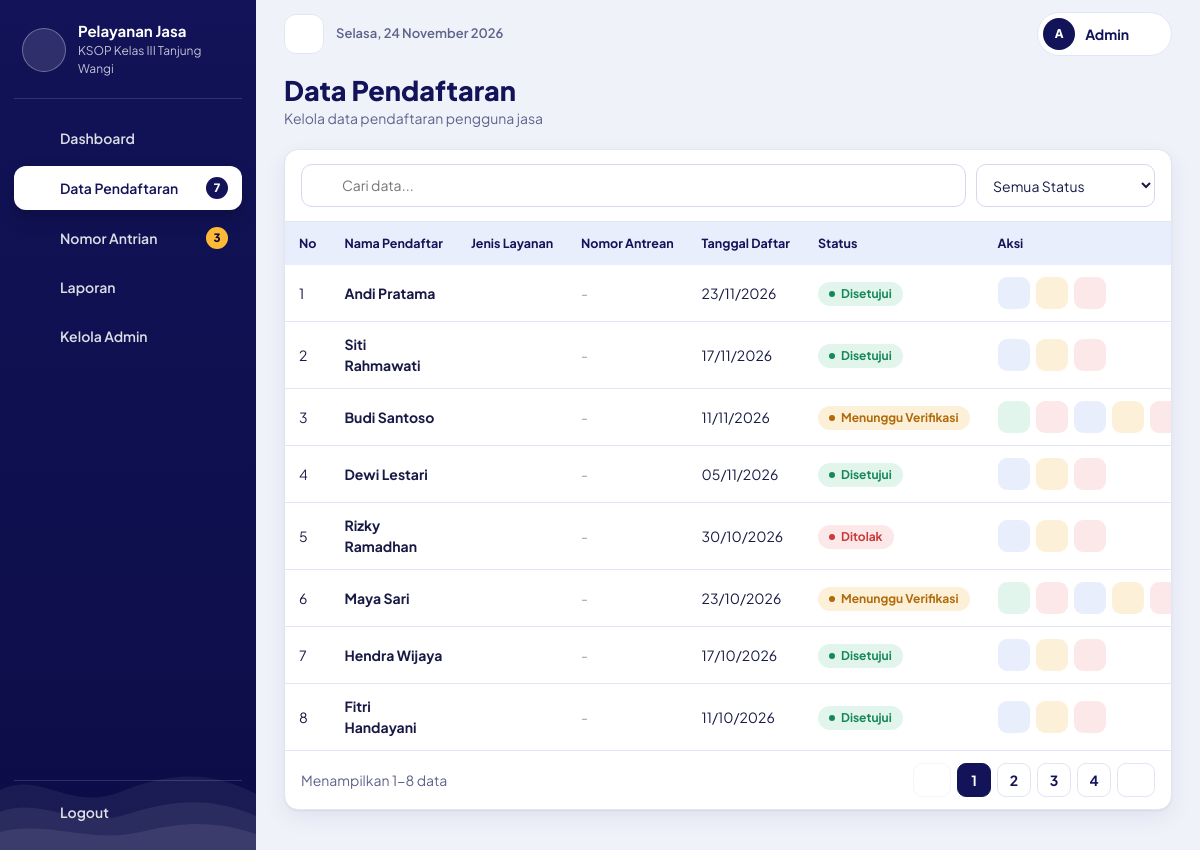
Page /pendaftaran.php (signed in) on the committed database.
### tables this page shows
CREATE TABLE pendaftaran (
  id INT AUTO_INCREMENT PRIMARY KEY,
  nama VARCHAR(100) NOT NULL,
  perusahaan VARCHAR(100) NOT NULL,
  email VARCHAR(100),
  telepon VARCHAR(30),
  tanggal DATE NOT NULL,
  status VARCHAR(30) NOT NULL DEFAULT 'Menunggu Verifikasi',
  catatan TEXT
);

### pendaftaran.php (the view, shortened to what this page needs)
<?php
include 'config/koneksi.php';
include 'includes/fungsi.php';
$admin_login = cek_login($koneksi);
$daftar_status = array('Menunggu Verifikasi', 'Disetujui', 'Ditolak');
$kondisi = "1=1";
$total = hitung(
    $koneksi,
    "SELECT COUNT(*) AS jumlah FROM pendaftaran WHERE $kondisi"
);
$halaman = halaman_sekarang($total);
$mulai   = ($halaman - 1) * PER_HALAMAN;
$data = ambil_semua(
    $koneksi,
    "SELECT * FROM pendaftaran
    WHERE $kondisi
    ORDER BY tanggal DESC, id DESC
    LIMIT $mulai, " . PER_HALAMAN
);
$menu_aktif    = 'pendaftaran';
$css_tambahan  = array('pendaftaran.css');
include 'includes/header.php';
?>
<div class="phead">
    <div>
        <h1>Data Pendaftaran</h1>
        <p>Kelola data pendaftaran pengguna jasa</p>
    </div>
</div>
<section class="card tcard">
    <?= kotak_pencarian($daftar_status) ?>
    <div class="tw">
        <table>
            <thead>
                <tr>
                    <th>No</th>
                    <th>Nama Pendaftar</th>
                    <th>Jenis Layanan</th>
                    <th>Nomor Antrean</th>
                    <th>Tanggal Daftar</th>
                    <th>Status</th>
                    <th>Aksi</th>
                </tr>
            </thead>
            <tbody>
            <?php
            $no = $mulai + 1;
            foreach ($data as $r) {
            ?>
                <tr>
                    <td><?= $no++ ?></td>
                    <td>
                        <b><?= e($r['nama']) ?></b>
                    </td>
                    <td>
                    </td>
                    <td>
                        <?php if (!empty($r['Nomor_Antrian'])) { ?>
                            <b><?= e($r['Nomor_Antrian']) ?></b>
                        <?php } else { ?>
                            <span style="color:#999;">-</span>
                        <?php } ?>
                    </td>
                    <td>
                        <?= tgl($r['tanggal']) ?>
                    </td>
                    <td>
                        <?= pill($r['status']) ?>
                    </td>
                    <td>
                        <div class="acts">
                            <?php if ($r['status'] == 'Menunggu Verifikasi') { ?>
                                <?= tombol_status(
                                    $r['id'],
                                    'Disetujui',
                                    'ok',
                                    'Setujui',
                                    'check'
                                ) ?>
                                <?= tombol_status(
                                    $r['id'],
                                    'Ditolak',
                                    'no',
                                    'Tolak',
                                    'x'
                                ) ?>
                            <?php } ?>
                            <?= tombol_lihat($r, 'lihatPendaftaran') ?>
                            <?= tombol_ubah($r, 'ubahPendaftaran') ?>
                            <?= tombol_hapus(
                                'pendaftaran.php',
                                $r['id'],
                                $r['nama']
                            ) ?>
                        </div>
                    </td>
                </tr>
            <?php } ?>
            </tbody>
        </table>
    </div>
    <?= buat_paging($total, $halaman, count($data)) ?>
</section>
<?php include 'includes/footer.php'; ?>

### includes/header.php (shortened to what this page needs)
<?php
require_once __DIR__ . '/../config/koneksi.php';
$admin_login = $admin_login ?? [
    'nama' => 'Admin',
    'peran' => 'Administrator',
    'email' => '',
    'username' => 'admin'
];
$daftar_menu = array(
    array('dashboard.php',  'Dashboard',        'home',   'dashboard'),
    array('pendaftaran.php', 'Data Pendaftaran', 'users',  'pendaftaran'),
    array('antrean.php',    'Nomor Antrian',    'ticket', 'antrean'),
    array('laporan.php',    'Laporan',          'chart',  'laporan'),
    array('admin.php',      'Kelola Admin',     'shield', 'admin')
);
$badge = array();
$badge['pendaftaran'] = hitung($koneksi, "SELECT COUNT(*) AS jumlah FROM pendaftaran WHERE status = 'Menunggu Verifikasi'");
$badge['antrean']     = hitung($koneksi, "SELECT COUNT(*) AS jumlah FROM antrean WHERE status = 'Menunggu'");
$nama_admin = $admin_login['nama'] ?? 'Admin';
$inisial = '';
$kata_nama = explode(' ', $nama_admin);
foreach ($kata_nama as $kata) {
    if ($kata != '' && strlen($inisial) < 2) {
        $inisial .= strtoupper(substr($kata, 0, 1));
    }
}
$css_tambahan = $css_tambahan ?? [];
?>
<!doctype html>
<html lang="id">
<head>
<link rel="stylesheet" href="css/style.css">
<?php foreach ($css_tambahan as $file_css) { ?>
<link rel="stylesheet" href="css/<?= $file_css ?>">
<?php } ?>
</head>
<body>
<div class="app" id="app">
    <aside class="sidebar">
        <div class="brand">
            <span class="logo"><?= ikon('anchor') ?></span>
            <div class="brand-t"><b>Pelayanan Jasa</b><small>KSOP Kelas III Tanjung Wangi</small></div>
        </div>
        <nav class="nav" aria-label="Menu utama">
            <?php foreach ($daftar_menu as $menu) { ?>
                <a class="nl<?= ($menu[3] == $menu_aktif) ? ' active' : '' ?>" href="<?= $menu[0] ?>" title="<?= $menu[1] ?>">
                    <?= ikon($menu[2]) ?>
                    <span class="lbl"><?= $menu[1] ?></span>
                    <?php if (isset($badge[$menu[3]]) && $badge[$menu[3]] > 0) { ?>
                        <span class="bdg" title="Perlu ditindaklanjuti"><?= $badge[$menu[3]] ?></span>
                    <?php } ?>
                </a>
            <?php } ?>
        </nav>
        <div class="sb-foot">
            <a class="nl out" href="logout.php" title="Keluar"><?= ikon('logout') ?><span class="lbl">Logout</span></a>
        </div>
    </aside>
    <div class="main" id="main">
        <header class="topbar">
            <button type="button" class="icon-btn" onclick="ubahSidebar()" aria-label="Buka atau tutup menu"><?= ikon('menu') ?></button>
            <span class="tdate"><?= tanggal_panjang() ?></span>
            <div class="tright">
                <div class="pf">
                    <button type="button" class="pf-btn" id="tombol-profil-menu" onclick="ubahMenuProfil()" aria-haspopup="true" aria-expanded="false">
                        <span class="av"><?= e($inisial) ?></span>
                        <span class="pn"><?= e($admin_login['nama']) ?></span>
                        <?= ikon('down') ?>
                    </button>
                </div>
            </div>
        </header>
        <main class="content">

### includes/fungsi.php (shortened to what this page needs)
<?php
function e($teks)
{
    return htmlspecialchars((string)$teks, ENT_QUOTES, 'UTF-8');
}
function ambil_semua($koneksi, $sql)
{
    $hasil = mysqli_query($koneksi, $sql);
    $data = array();
    while ($baris = mysqli_fetch_assoc($hasil)) {
        $data[] = $baris;
    }
    return $data;
}
function ambil_satu($koneksi, $sql)
{
    $hasil = mysqli_query($koneksi, $sql);
    return mysqli_fetch_assoc($hasil);
}
function hitung($koneksi, $sql)
{
    $baris = ambil_satu($koneksi, $sql);
    return (int)$baris['jumlah'];
}
function cek_login($koneksi)
{
    $id = (int)$_SESSION['admin_id'];
    $admin = ambil_satu($koneksi, "SELECT * FROM admin WHERE id = $id AND status = 'Aktif'");
    return $admin;
}
function tgl($tanggal)
{
    return date('d/m/Y', strtotime($tanggal));
}
function tanggal_panjang()
{
    $hari  = array('Minggu', 'Senin', 'Selasa', 'Rabu', 'Kamis', 'Jumat', 'Sabtu');
    $bulan = array('Januari', 'Februari', 'Maret', 'April', 'Mei', 'Juni', 'Juli', 'Agustus', 'September', 'Oktober', 'November', 'Desember');
    return $hari[date('w')] . ', ' . date('j') . ' ' . $bulan[date('n') - 1] . ' ' . date('Y');
}
function pill($status)
{
    $kelas = strtolower(str_replace(' ', '-', $status));
    return '<span class="pill p-' . $kelas . '">' . e($status) . '</span>';
}
function halaman_sekarang($total)
{
    $hal = isset($_GET['hal']) ? (int)$_GET['hal'] : 1;
    $jumlah_halaman = max(1, ceil($total / PER_HALAMAN));
    return $hal;
}
function link_halaman($nomor)
{
    $param = $_GET;
    $param['hal'] = $nomor;
    return '?' . http_build_query($param);
}
function buat_paging($total, $halaman, $jumlah_di_halaman)
{
    $jumlah_halaman = max(1, ceil($total / PER_HALAMAN));
    if ($total > 0) {
      $teks = 'Menampilkan 1-8 data';
    } else {
        $teks = 'Tidak ada data';
    }
    $awal  = max(1, $halaman - 2);
    $akhir = min($jumlah_halaman, $awal + 4);
    $awal  = max(1, $akhir - 4);
    $html  = '<div class="tfoot"><span class="muted">' . $teks . '</span><div class="pager">';
    if ($halaman <= 1) {
        $html .= '<a class="mati" aria-label="Sebelumnya">' . ikon('left') . '</a>';
    } else {
        $html .= '<a href="' . e(link_halaman($halaman - 1)) . '" aria-label="Sebelumnya">' . ikon('left') . '</a>';
    }
    for ($p = $awal; $p <= $akhir; $p++) {
        $kelas = ($p == $halaman) ? 'cur' : '';
        $html .= '<a class="' . $kelas . '" href="' . e(link_halaman($p)) . '">' . $p . '</a>';
    }
    if ($halaman >= $jumlah_halaman) {
        $html .= '<a class="mati" aria-label="Berikutnya">' . ikon('right') . '</a>';
    } else {
        $html .= '<a href="' . e(link_halaman($halaman + 1)) . '" aria-label="Berikutnya">' . ikon('right') . '</a>';
    }
    $html .= '</div></div>';
    return $html;
}
function ikon($nama)
{
    $daftar = array(
        'home'   => '<path d="M3 11l9-8 9 8"/><path d="M5 10v10h14V10"/><path d="M10 20v-6h4v6"/>',
        'users'  => '<circle cx="9" cy="8" r="3.5"/><path d="M2.5 20c0-3.6 2.9-6 6.5-6s6.5 2.4 6.5 6"/><circle cx="17" cy="9" r="2.5"/><path d="M17 14c2.8 0 4.5 1.8 4.5 4.5"/>',
        'file'   => '<path d="M14 3H7a2 2 0 0 0-2 2v14a2 2 0 0 0 2 2h10a2 2 0 0 0 2-2V8z"/><path d="M14 3v5h5"/><path d="M9 13h6M9 17h6"/>',
        'ticket' => '<path d="M3 9a2 2 0 0 0 0 6v3h18v-3a2 2 0 0 1 0-6V6H3z"/><path d="M13 6v12" stroke-dasharray="2 2"/>',
        'chart'  => '<path d="M5 20v-8M12 20V5M19 20v-12"/>',
        'logout' => '<path d="M9 21H5a2 2 0 0 1-2-2V5a2 2 0 0 1 2-2h4"/><path d="M16 17l5-5-5-5M21 12H9"/>',
        'menu'   => '<path d="M4 6h16M4 12h16M4 18h16"/>',
        'plus'   => '<path d="M12 5v14M5 12h14"/>',
        'search' => '<circle cx="11" cy="11" r="7"/><path d="M21 21l-4.3-4.3"/>',
        'eye'    => '<path d="M2 12s3.6-7 10-7 10 7 10 7-3.6 7-10 7S2 12 2 12z"/><circle cx="12" cy="12" r="3"/>',
        'edit'   => '<path d="M12 20h9"/><path d="M16.5 3.5a2.1 2.1 0 0 1 3 3L7 19l-4 1 1-4z"/>',
        'trash'  => '<path d="M3 6h18"/><path d="M8 6V4h8v2"/><path d="M19 6l-1 14H6L5 6"/><path d="M10 11v6M14 11v6"/>',
        'check'  => '<circle cx="12" cy="12" r="10"/><path d="M8 12l3 3 5-6"/>',
        'x'      => '<circle cx="12" cy="12" r="10"/><path d="M15 9l-6 6M9 9l6 6"/>',
        'close'  => '<path d="M6 6l12 12M18 6L6 18"/>',
        'clock'  => '<circle cx="12" cy="12" r="10"/><path d="M12 7v5l3 2"/>',
        'arrow'  => '<path d="M5 12h14M13 6l6 6-6 6"/>',
        'shield' => '<path d="M12 3l8 3v6c0 5-3.5 8-8 9-4.5-1-8-4-8-9V6z"/><path d="M9 12l2 2 4-4"/>',
        'user'   => '<circle cx="12" cy="8" r="4"/><path d="M4 21c0-4 3.6-6 8-6s8 2 8 6"/>',
        'info'   => '<circle cx="12" cy="12" r="10"/><path d="M12 11v6M12 7.5v.5"/>',
        'anchor' => '<circle cx="12" cy="5" r="2.5"/><path d="M12 7.5V21M7 11h10M4 15c0 3.5 3.6 6 8 6s8-2.5 8-6M4 15l2-2M20 15l-2-2"/>',
        'left'   => '<path d="M15 6l-6 6 6 6"/>',
        'right'  => '<path d="M9 6l6 6-6 6"/>',
        'down'   => '<path d="M6 9l6 6 6-6"/>',
        'mega'   => '<path d="M3 11v2a1 1 0 0 0 1 1h3l5 4V6L7 10H4a1 1 0 0 0-1 1z"/><path d="M16 9a4 4 0 0 1 0 6"/>',
        'copy'   => '<rect x="9" y="9" width="12" height="12" rx="2"/><path d="M5 15V5a2 2 0 0 1 2-2h8"/>'
    );
    return '<svg class="ic" viewBox="0 0 24 24" fill="none" stroke="currentColor" stroke-width="2" stroke-linecap="round" stroke-linejoin="round" aria-hidden="true">' . $daftar[$nama] . '</svg>';
}
function tombol_lihat($data, $fungsi_js)
{
    return '<button type="button" class="ab view" title="Lihat" aria-label="Lihat" data-json="' . e(json_encode($data)) . '" onclick="' . $fungsi_js . '(this)">' . ikon('eye') . '</button>';
}
function tombol_ubah($data, $fungsi_js, $tambahan = '')
{
    return '<button type="button" class="ab edit" title="Ubah" aria-label="Ubah" ' . $tambahan . ' data-json="' . e(json_encode($data)) . '" onclick="' . $fungsi_js . '(this)">' . ikon('edit') . '</button>';
}
function tombol_hapus($file, $id, $nama)
{
    return '<button type="button" class="ab del" title="Hapus" aria-label="Hapus" onclick="konfirmasiHapus(\'' . $file . '\', ' . (int)$id . ', ' . e(json_encode($nama)) . ')">' . ikon('trash') . '</button>';
}
function tombol_status($id, $nilai, $kelas, $judul, $nama_ikon)
{
    return '<form method="post" style="display:inline-block; margin:0;">'
        . '<input type="hidden" name="aksi" value="status">'
        . '<input type="hidden" name="id" value="' . (int)$id . '">'
        . '<input type="hidden" name="nilai" value="' . e($nilai) . '">'
        . '<button type="submit" class="ab ' . $kelas . '" title="' . $judul . '" aria-label="' . $judul . '">'
        . ikon($nama_ikon)
        . '</button>'
        . '</form>';
}
function kotak_pencarian($daftar_status, $placeholder = 'Cari data...')
{
    $q = isset($_GET['q']) ? $_GET['q'] : '';
    $status = isset($_GET['status']) ? $_GET['status'] : '';
    $html  = '<form class="toolbar" method="get">';
    $html .= '<label class="search">' . ikon('search') . '<input type="search" name="q" placeholder="' . $placeholder . '" value="' . e($q) . '" aria-label="Cari data"></label>';
    if (count($daftar_status) > 0) {
        $html .= '<select class="sel" name="status" onchange="this.form.submit()" aria-label="Filter status"><option value="">Semua Status</option>';
        foreach ($daftar_status as $s) {
            $pilih = ($status == $s) ? ' selected' : '';
            $html .= '<option' . $pilih . '>' . e($s) . '</option>';
        }
        $html .= '</select>';
    }
    $html .= '</form>';
    return $html;
}

### rows in the picture
pendaftaran: nama "Andi Pratama", tanggal "23/11/2026", status "Disetujui"
pendaftaran: nama "Siti Rahmawati", tanggal "17/11/2026", status "Disetujui"
pendaftaran: nama "Budi Santoso", tanggal "11/11/2026", status "Menunggu Verifikasi"
pendaftaran: nama "Dewi Lestari", tanggal "05/11/2026", status "Disetujui"
pendaftaran: nama "Rizky Ramadhan", tanggal "30/10/2026", status "Ditolak"
pendaftaran: nama "Maya Sari", tanggal "23/10/2026", status "Menunggu Verifikasi"
pendaftaran: nama "Hendra Wijaya", tanggal "17/10/2026", status "Disetujui"
pendaftaran: nama "Fitri Handayani", tanggal "11/10/2026", status "Disetujui"

### other values in the picture
$menu[1] "Dashboard"
$menu[1] "Data Pendaftaran"
$badge[$menu[3]] "7"
$menu[1] "Nomor Antrian"
$badge[$menu[3]] "3"
$menu[1] "Laporan"
$menu[1] "Kelola Admin"
tanggal_panjang() "Selasa, 24 November 2026"
$inisial "A"
$admin_login['nama'] "Admin"
$teks "Menampilkan 1-8 data"
